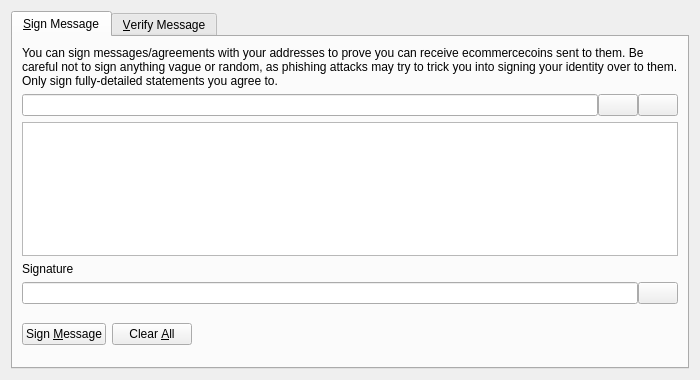
<?xml version="1.0" encoding="UTF-8"?>
<ui version="4.0">
 <class>SignVerifyMessageDialog</class>
 <widget class="QDialog" name="SignVerifyMessageDialog">
  <property name="geometry">
   <rect>
    <x>0</x>
    <y>0</y>
    <width>700</width>
    <height>380</height>
   </rect>
  </property>
  <property name="windowTitle">
   <string>Signatures - Sign / Verify a Message</string>
  </property>
  <property name="modal">
   <bool>true</bool>
  </property>
  <layout class="QVBoxLayout" name="verticalLayout">
   <item>
    <widget class="QTabWidget" name="tabWidget">
     <property name="currentIndex">
      <number>0</number>
     </property>
     <widget class="QWidget" name="tabSignMessage">
      <attribute name="title">
       <string>&amp;Sign Message</string>
      </attribute>
      <layout class="QVBoxLayout" name="verticalLayout_SM">
       <item>
        <widget class="QLabel" name="infoLabel_SM">
         <property name="text">
          <string>You can sign messages/agreements with your addresses to prove you can receive ecommercecoins sent to them. Be careful not to sign anything vague or random, as phishing attacks may try to trick you into signing your identity over to them. Only sign fully-detailed statements you agree to.</string>
         </property>
         <property name="textFormat">
          <enum>Qt::PlainText</enum>
         </property>
         <property name="wordWrap">
          <bool>true</bool>
         </property>
        </widget>
       </item>
       <item>
        <layout class="QHBoxLayout" name="horizontalLayout_1_SM">
         <property name="spacing">
          <number>0</number>
         </property>
         <item>
          <widget class="QValidatedLineEdit" name="addressIn_SM">
           <property name="toolTip">
            <string>The Ecommercecoin address to sign the message with</string>
           </property>
          </widget>
         </item>
         <item>
          <widget class="QPushButton" name="addressBookButton_SM">
           <property name="toolTip">
            <string>Choose previously used address</string>
           </property>
           <property name="text">
            <string/>
           </property>
           <property name="icon">
            <iconset resource="../ecommercecoin.qrc">
             <normaloff>:/icons/address-book</normaloff>:/icons/address-book</iconset>
           </property>
           <property name="shortcut">
            <string>Alt+A</string>
           </property>
           <property name="autoDefault">
            <bool>false</bool>
           </property>
          </widget>
         </item>
         <item>
          <widget class="QPushButton" name="pasteButton_SM">
           <property name="toolTip">
            <string>Paste address from clipboard</string>
           </property>
           <property name="text">
            <string/>
           </property>
           <property name="icon">
            <iconset resource="../ecommercecoin.qrc">
             <normaloff>:/icons/editpaste</normaloff>:/icons/editpaste</iconset>
           </property>
           <property name="shortcut">
            <string>Alt+P</string>
           </property>
           <property name="autoDefault">
            <bool>false</bool>
           </property>
          </widget>
         </item>
        </layout>
       </item>
       <item>
        <widget class="QPlainTextEdit" name="messageIn_SM">
         <property name="toolTip">
          <string>Enter the message you want to sign here</string>
         </property>
        </widget>
       </item>
       <item>
        <widget class="QLabel" name="signatureLabel_SM">
         <property name="text">
          <string>Signature</string>
         </property>
         <property name="textFormat">
          <enum>Qt::PlainText</enum>
         </property>
        </widget>
       </item>
       <item>
        <layout class="QHBoxLayout" name="horizontalLayout_2_SM">
         <property name="spacing">
          <number>0</number>
         </property>
         <item>
          <widget class="QLineEdit" name="signatureOut_SM">
           <property name="font">
            <font>
             <italic>true</italic>
            </font>
           </property>
           <property name="readOnly">
            <bool>true</bool>
           </property>
          </widget>
         </item>
         <item>
          <widget class="QPushButton" name="copySignatureButton_SM">
           <property name="toolTip">
            <string>Copy the current signature to the system clipboard</string>
           </property>
           <property name="text">
            <string/>
           </property>
           <property name="icon">
            <iconset resource="../ecommercecoin.qrc">
             <normaloff>:/icons/editcopy</normaloff>:/icons/editcopy</iconset>
           </property>
           <property name="autoDefault">
            <bool>false</bool>
           </property>
          </widget>
         </item>
        </layout>
       </item>
       <item>
        <layout class="QHBoxLayout" name="horizontalLayout_3_SM">
         <item>
          <widget class="QPushButton" name="signMessageButton_SM">
           <property name="toolTip">
            <string>Sign the message to prove you own this Ecommercecoin address</string>
           </property>
           <property name="text">
            <string>Sign &amp;Message</string>
           </property>
           <property name="icon">
            <iconset resource="../ecommercecoin.qrc">
             <normaloff>:/icons/edit</normaloff>:/icons/edit</iconset>
           </property>
           <property name="autoDefault">
            <bool>false</bool>
           </property>
          </widget>
         </item>
         <item>
          <widget class="QPushButton" name="clearButton_SM">
           <property name="toolTip">
            <string>Reset all sign message fields</string>
           </property>
           <property name="text">
            <string>Clear &amp;All</string>
           </property>
           <property name="icon">
            <iconset resource="../ecommercecoin.qrc">
             <normaloff>:/icons/remove</normaloff>:/icons/remove</iconset>
           </property>
           <property name="autoDefault">
            <bool>false</bool>
           </property>
          </widget>
         </item>
         <item>
          <spacer name="horizontalSpacer_1_SM">
           <property name="orientation">
            <enum>Qt::Horizontal</enum>
           </property>
           <property name="sizeHint" stdset="0">
            <size>
             <width>40</width>
             <height>48</height>
            </size>
           </property>
          </spacer>
         </item>
         <item>
          <widget class="QLabel" name="statusLabel_SM">
           <property name="font">
            <font>
             <weight>75</weight>
             <bold>true</bold>
            </font>
           </property>
           <property name="text">
            <string/>
           </property>
           <property name="wordWrap">
            <bool>true</bool>
           </property>
          </widget>
         </item>
         <item>
          <spacer name="horizontalSpacer_2_SM">
           <property name="orientation">
            <enum>Qt::Horizontal</enum>
           </property>
           <property name="sizeHint" stdset="0">
            <size>
             <width>40</width>
             <height>48</height>
            </size>
           </property>
          </spacer>
         </item>
        </layout>
       </item>
      </layout>
     </widget>
     <widget class="QWidget" name="tabVerifyMessage">
      <attribute name="title">
       <string>&amp;Verify Message</string>
      </attribute>
      <layout class="QVBoxLayout" name="verticalLayout_VM">
       <item>
        <widget class="QLabel" name="infoLabel_VM">
         <property name="text">
          <string>Enter the receiver's address, message (ensure you copy line breaks, spaces, tabs, etc. exactly) and signature below to verify the message. Be careful not to read more into the signature than what is in the signed message itself, to avoid being tricked by a man-in-the-middle attack. Note that this only proves the signing party receives with the address, it cannot prove sendership of any transaction!</string>
         </property>
         <property name="textFormat">
          <enum>Qt::PlainText</enum>
         </property>
         <property name="alignment">
          <set>Qt::AlignLeading|Qt::AlignLeft|Qt::AlignTop</set>
         </property>
         <property name="wordWrap">
          <bool>true</bool>
         </property>
        </widget>
       </item>
       <item>
        <layout class="QHBoxLayout" name="horizontalLayout_1_VM">
         <property name="spacing">
          <number>0</number>
         </property>
         <item>
          <widget class="QValidatedLineEdit" name="addressIn_VM">
           <property name="toolTip">
            <string>The Ecommercecoin address the message was signed with</string>
           </property>
          </widget>
         </item>
         <item>
          <widget class="QPushButton" name="addressBookButton_VM">
           <property name="toolTip">
            <string>Choose previously used address</string>
           </property>
           <property name="text">
            <string/>
           </property>
           <property name="icon">
            <iconset resource="../ecommercecoin.qrc">
             <normaloff>:/icons/address-book</normaloff>:/icons/address-book</iconset>
           </property>
           <property name="shortcut">
            <string>Alt+A</string>
           </property>
           <property name="autoDefault">
            <bool>false</bool>
           </property>
          </widget>
         </item>
        </layout>
       </item>
       <item>
        <widget class="QPlainTextEdit" name="messageIn_VM"/>
       </item>
       <item>
        <widget class="QValidatedLineEdit" name="signatureIn_VM"/>
       </item>
       <item>
        <layout class="QHBoxLayout" name="horizontalLayout_2_VM">
         <item>
          <widget class="QPushButton" name="verifyMessageButton_VM">
           <property name="toolTip">
            <string>Verify the message to ensure it was signed with the specified Ecommercecoin address</string>
           </property>
           <property name="text">
            <string>Verify &amp;Message</string>
           </property>
           <property name="icon">
            <iconset resource="../ecommercecoin.qrc">
             <normaloff>:/icons/transaction_0</normaloff>:/icons/transaction_0</iconset>
           </property>
           <property name="autoDefault">
            <bool>false</bool>
           </property>
          </widget>
         </item>
         <item>
          <widget class="QPushButton" name="clearButton_VM">
           <property name="toolTip">
            <string>Reset all verify message fields</string>
           </property>
           <property name="text">
            <string>Clear &amp;All</string>
           </property>
           <property name="icon">
            <iconset resource="../ecommercecoin.qrc">
             <normaloff>:/icons/remove</normaloff>:/icons/remove</iconset>
           </property>
           <property name="autoDefault">
            <bool>false</bool>
           </property>
          </widget>
         </item>
         <item>
          <spacer name="horizontalSpacer_1_VM">
           <property name="orientation">
            <enum>Qt::Horizontal</enum>
           </property>
           <property name="sizeHint" stdset="0">
            <size>
             <width>40</width>
             <height>48</height>
            </size>
           </property>
          </spacer>
         </item>
         <item>
          <widget class="QLabel" name="statusLabel_VM">
           <property name="font">
            <font>
             <weight>75</weight>
             <bold>true</bold>
            </font>
           </property>
           <property name="text">
            <string/>
           </property>
           <property name="wordWrap">
            <bool>true</bool>
           </property>
          </widget>
         </item>
         <item>
          <spacer name="horizontalSpacer_2_VM">
           <property name="orientation">
            <enum>Qt::Horizontal</enum>
           </property>
           <property name="sizeHint" stdset="0">
            <size>
             <width>40</width>
             <height>48</height>
            </size>
           </property>
          </spacer>
         </item>
        </layout>
       </item>
      </layout>
     </widget>
    </widget>
   </item>
  </layout>
 </widget>
 <customwidgets>
  <customwidget>
   <class>QValidatedLineEdit</class>
   <extends>QLineEdit</extends>
   <header>qt/qvalidatedlineedit.h</header>
  </customwidget>
 </customwidgets>
 <resources>
  <include location="../ecommercecoin.qrc"/>
 </resources>
 <connections/>
</ui>
